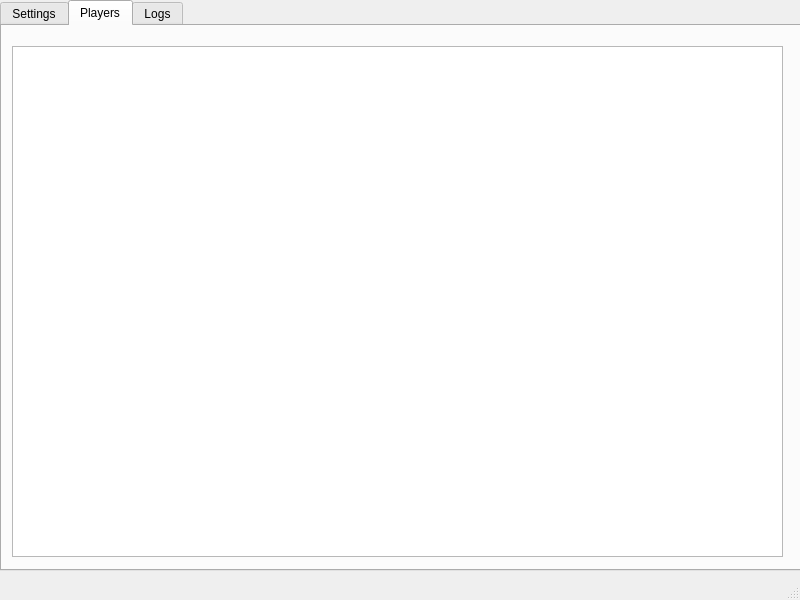
<?xml version="1.0" encoding="UTF-8"?>
<ui version="4.0">
 <class>MainWindow</class>
 <widget class="QMainWindow" name="MainWindow">
  <property name="geometry">
   <rect>
    <x>0</x>
    <y>0</y>
    <width>800</width>
    <height>600</height>
   </rect>
  </property>
  <property name="windowTitle">
   <string>MainWindow</string>
  </property>
  <widget class="QWidget" name="centralwidget">
   <widget class="QTabWidget" name="tabWidget">
    <property name="geometry">
     <rect>
      <x>0</x>
      <y>0</y>
      <width>801</width>
      <height>571</height>
     </rect>
    </property>
    <property name="currentIndex">
     <number>1</number>
    </property>
    <widget class="QWidget" name="settings">
     <attribute name="title">
      <string>Settings</string>
     </attribute>
     <widget class="QWidget" name="gridLayoutWidget">
      <property name="geometry">
       <rect>
        <x>10</x>
        <y>10</y>
        <width>301</width>
        <height>251</height>
       </rect>
      </property>
      <layout class="QGridLayout" name="settingsGridLayout">
       <item row="0" column="0">
        <widget class="QPushButton" name="importButton">
         <property name="text">
          <string>Import</string>
         </property>
         <property name="flat">
          <bool>false</bool>
         </property>
        </widget>
       </item>
       <item row="1" column="0">
        <widget class="QPushButton" name="ImportPlayersFileButton">
         <property name="text">
          <string>Import Players File</string>
         </property>
        </widget>
       </item>
       <item row="2" column="0">
        <widget class="QPushButton" name="generateRound">
         <property name="text">
          <string>Generate Round</string>
         </property>
        </widget>
       </item>
       <item row="0" column="1">
        <widget class="QPushButton" name="exportButton">
         <property name="text">
          <string>Export</string>
         </property>
        </widget>
       </item>
       <item row="1" column="1">
        <widget class="QPushButton" name="importPlayersClipboardButton">
         <property name="text">
          <string>Import Players Clipboard</string>
         </property>
        </widget>
       </item>
      </layout>
     </widget>
    </widget>
    <widget class="QWidget" name="players">
     <attribute name="title">
      <string>Players</string>
     </attribute>
     <widget class="QTableWidget" name="playersTableWidget">
      <property name="geometry">
       <rect>
        <x>10</x>
        <y>20</y>
        <width>771</width>
        <height>511</height>
       </rect>
      </property>
     </widget>
    </widget>
    <widget class="QWidget" name="logs">
     <attribute name="title">
      <string>Logs</string>
     </attribute>
    </widget>
   </widget>
  </widget>
  <widget class="QMenuBar" name="menubar">
   <property name="geometry">
    <rect>
     <x>0</x>
     <y>0</y>
     <width>800</width>
     <height>21</height>
    </rect>
   </property>
  </widget>
  <widget class="QStatusBar" name="statusbar"/>
 </widget>
 <resources/>
 <connections/>
</ui>
